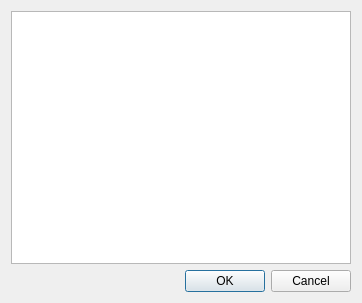
<?xml version="1.0" encoding="UTF-8"?>
<ui version="4.0">
 <class>BackupHDD</class>
 <widget class="QDialog" name="BackupHDD">
  <property name="geometry">
   <rect>
    <x>0</x>
    <y>0</y>
    <width>362</width>
    <height>303</height>
   </rect>
  </property>
  <property name="windowTitle">
   <string>Backup Files</string>
  </property>
  <layout class="QVBoxLayout" name="verticalLayout">
   <item>
    <widget class="QTableWidget" name="backupTable">
     <property name="editTriggers">
      <set>QAbstractItemView::NoEditTriggers</set>
     </property>
     <property name="selectionMode">
      <enum>QAbstractItemView::NoSelection</enum>
     </property>
     <property name="selectionBehavior">
      <enum>QAbstractItemView::SelectRows</enum>
     </property>
     <attribute name="horizontalHeaderVisible">
      <bool>false</bool>
     </attribute>
     <attribute name="horizontalHeaderCascadingSectionResizes">
      <bool>true</bool>
     </attribute>
     <attribute name="verticalHeaderVisible">
      <bool>false</bool>
     </attribute>
     <attribute name="verticalHeaderCascadingSectionResizes">
      <bool>true</bool>
     </attribute>
     <attribute name="verticalHeaderDefaultSectionSize">
      <number>40</number>
     </attribute>
     <attribute name="verticalHeaderMinimumSectionSize">
      <number>40</number>
     </attribute>
     <attribute name="verticalHeaderVisible">
      <bool>false</bool>
     </attribute>
     <attribute name="verticalHeaderDefaultSectionSize">
      <number>40</number>
     </attribute>
     <attribute name="horizontalHeaderCascadingSectionResizes">
      <bool>true</bool>
     </attribute>
     <attribute name="horizontalHeaderVisible">
      <bool>false</bool>
     </attribute>
     <attribute name="verticalHeaderCascadingSectionResizes">
      <bool>true</bool>
     </attribute>
     <attribute name="verticalHeaderMinimumSectionSize">
      <number>40</number>
     </attribute>
     <column>
      <property name="text">
       <string>Source</string>
      </property>
     </column>
     <column>
      <property name="text">
       <string>Destination</string>
      </property>
     </column>
    </widget>
   </item>
   <item>
    <widget class="QDialogButtonBox" name="buttonBox">
     <property name="orientation">
      <enum>Qt::Horizontal</enum>
     </property>
     <property name="standardButtons">
      <set>QDialogButtonBox::Cancel|QDialogButtonBox::Ok</set>
     </property>
    </widget>
   </item>
  </layout>
 </widget>
 <resources/>
 <connections>
  <connection>
   <sender>buttonBox</sender>
   <signal>accepted()</signal>
   <receiver>BackupHDD</receiver>
   <slot>accept()</slot>
   <hints>
    <hint type="sourcelabel">
     <x>247</x>
     <y>268</y>
    </hint>
    <hint type="destinationlabel">
     <x>157</x>
     <y>274</y>
    </hint>
   </hints>
  </connection>
  <connection>
   <sender>buttonBox</sender>
   <signal>rejected()</signal>
   <receiver>BackupHDD</receiver>
   <slot>reject()</slot>
   <hints>
    <hint type="sourcelabel">
     <x>315</x>
     <y>268</y>
    </hint>
    <hint type="destinationlabel">
     <x>286</x>
     <y>274</y>
    </hint>
   </hints>
  </connection>
 </connections>
</ui>
